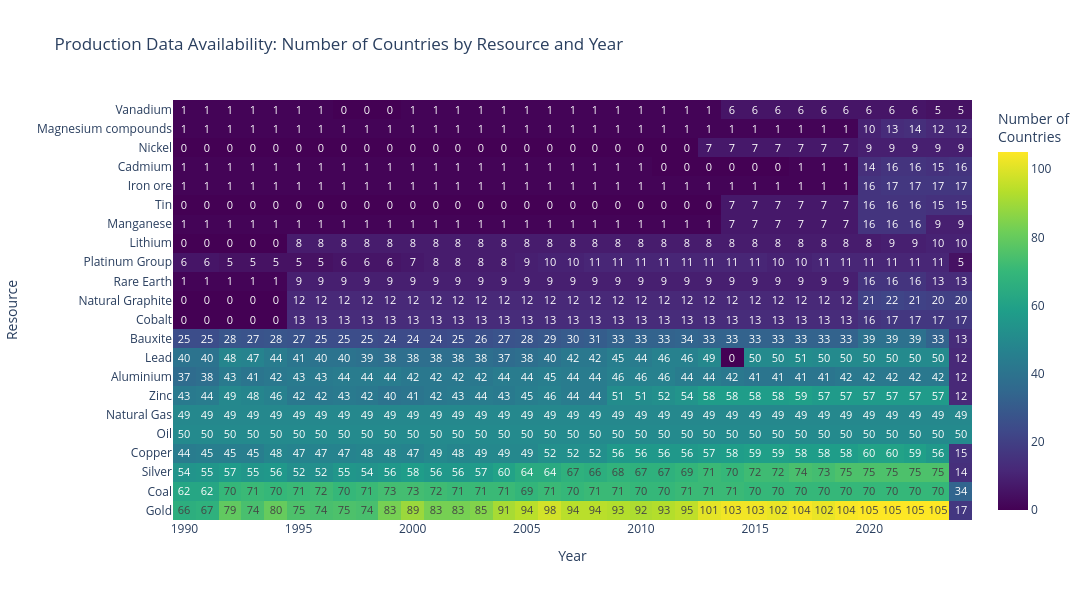
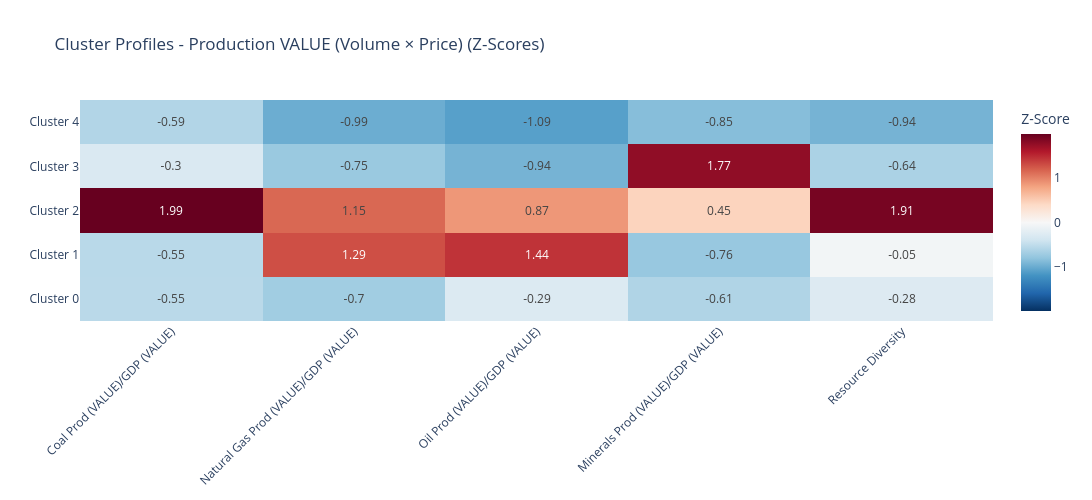
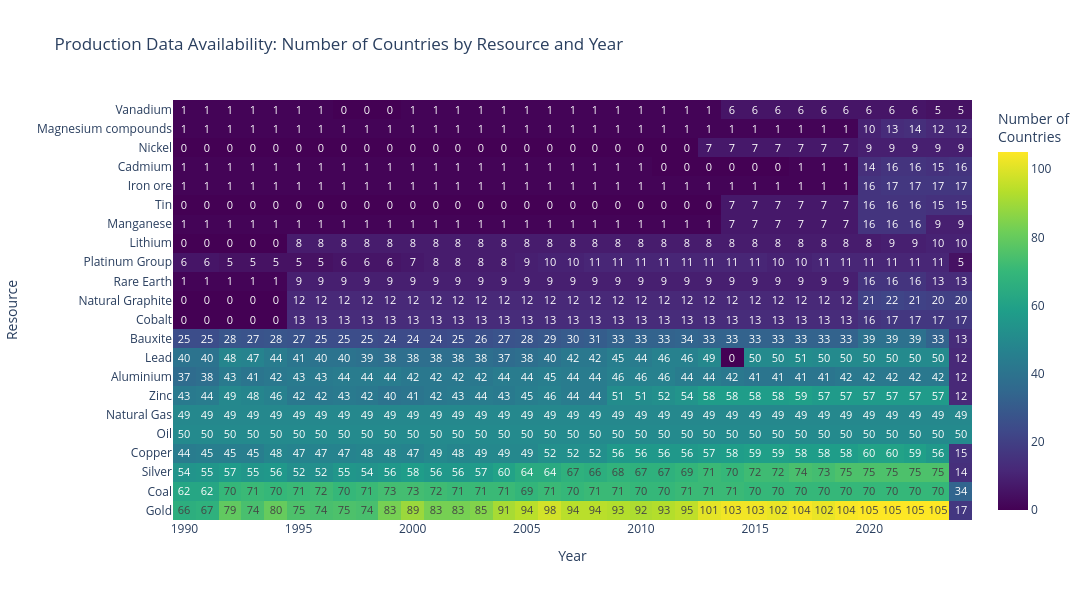

Here is the notebook cell these charts were saved with, in order:
### Code cell
def main(find_optimal_k=False, use_prices=True):
    """Run clustering with NR_final.csv dataset."""
    
    config = Config(
        resources_path="https://raw.githubusercontent.com/AyaanTigdikar/Capstone/7b651cc0ba93cc9af63ff3cefd255e75913edf4e/workingdata/NR_final.csv",
        master_data_path="https://raw.githubusercontent.com/AyaanTigdikar/Capstone/7b651cc0ba93cc9af63ff3cefd255e75913edf4e/workingdata/master_data_wide.csv",
        prices_path="https://raw.githubusercontent.com/AyaanTigdikar/Capstone/b17c7dd1bed02b0244a7f8cd3126c27206744b47/workingdata/natural%20resource%20prices.xlsx",
        
        use_prices=use_prices,  
        
        n_clusters=5,
        use_production_for_clustering=True,
        use_reserves_for_clustering=False,
        use_reserves_for_dominance=True,
        
        aggregate_minerals=True,
        normalize_by_gdp=True,
        include_economic_complexity=False,
        include_resource_rents=False,
        
        diversity_threshold_pct=1.0,
        
        year_min=1990,
        year_max=2024,
        master_year=2019
    )
    
    analysis = ResourceClusteringAnalysis(config)
    df = analysis.run(find_optimal_k=find_optimal_k)
    
    figures = analysis.visualize()
    
    # Export with different filenames based on approach
    suffix = "value" if use_prices else "volume"
    analysis.export_results(f"clustering_results_{suffix}.csv")
    
    for name, fig in figures.items():
        fig.show()
        logger.info(f"✅ Displayed {name} visualization")
    
    return analysis

if __name__ == "__main__":
    # Run with production VALUES (production × price)
    print("\n" + "="*80)
    print("RUNNING WITH PRODUCTION VALUES (production × price)")
    print("="*80)
    analysis_value = main(find_optimal_k=False, use_prices=True)
    
    # Run with production VOLUME
    print("\n" + "="*80)
    print("RUNNING WITH PRODUCTION VOLUME")
    print("="*80)
    analysis_volume = main(find_optimal_k=False, use_prices=False)
    
    # Compare results
    print("\n" + "="*80)
    print("COMPARISON")
    print("="*80)
    print(f"\nVALUE approach - Silhouette: {analysis_value.clusterer.metrics['silhouette']:.3f}")
    print(f"VOLUME approach - Silhouette: {analysis_volume.clusterer.metrics['silhouette']:.3f}")

### Figure 1 — Plotly figure (JSON) as saved in the notebook; plotly's stock layout.template omitted (floating-point values rounded to 4 significant figures; data arrays with more than 128 entries replaced by an {"elided": "..."} marker saying what was removed)
{"data": [{"colorbar": {"title": {"text": "Number of<br>Countries"}}, "colorscale": [[0, "#440154"], [0.1111, "#482878"], [0.2222, "#3e4989"], [0.3333, "#31688e"], [0.4444, "#26828e"], [0.5556, "#1f9e89"], [0.6667, "#35b779"], [0.7778, "#6ece58"], [0.8889, "#b5de2b"], [1, "#fde725"]], "hovertemplate": "<b>%{y}</b><br>Year: %{x}<br>Countries: %{z}<extra></extra>", "text": {"elided": "22x35 int values"}, "texttemplate": "%{text}", "type": "heatmap", "x": [1990, 1991, 1992, 1993, 1994, 1995, 1996, 1997, 1998, 1999, 2000, 2001, 2002, 2003, 2004, 2005, 2006, 2007, 2008, 2009, 2010, 2011, 2012, 2013, 2014, 2015, 2016, 2017, 2018, 2019, 2020, 2021, 2022, 2023, 2024], "y": ["Gold", "Coal", "Silver", "Copper", "Oil", "Natural Gas", "Zinc", "Aluminium", "Lead", "Bauxite", "Cobalt", "Natural Graphite", "Rare Earth", "Platinum Group", "Lithium", "Manganese", "Tin", "Iron ore", "Cadmium", "Nickel", "Magnesium compounds", "Vanadium"], "z": {"elided": "22x35 float values"}}], "layout": {"height": 600, "title": {"text": "Production Data Availability: Number of Countries by Resource and Year"}, "width": 1400, "xaxis": {"title": {"text": "Year"}}, "yaxis": {"title": {"text": "Resource"}}}}

### Figure 2 — Plotly figure (JSON) as saved in the notebook; plotly's stock layout.template omitted (floating-point values rounded to 4 significant figures)
{"data": [{"colorbar": {"title": {"text": "Z-Score"}}, "colorscale": [[0, "rgb(5,48,97)"], [0.1, "rgb(33,102,172)"], [0.2, "rgb(67,147,195)"], [0.3, "rgb(146,197,222)"], [0.4, "rgb(209,229,240)"], [0.5, "rgb(247,247,247)"], [0.6, "rgb(253,219,199)"], [0.7, "rgb(244,165,130)"], [0.8, "rgb(214,96,77)"], [0.9, "rgb(178,24,43)"], [1, "rgb(103,0,31)"]], "hovertemplate": "<b>%{y}</b><br>%{x}<br>Z: %{z:.2f}<extra></extra>", "text": [[-0.55, -0.7, -0.29, -0.61, -0.28], [-0.55, 1.29, 1.44, -0.76, -0.05], [1.99, 1.15, 0.87, 0.45, 1.91], [-0.3, -0.75, -0.94, 1.77, -0.64], [-0.59, -0.99, -1.09, -0.85, -0.94]], "texttemplate": "%{text}", "type": "heatmap", "x": ["Coal Prod (VALUE)/GDP (VALUE)", "Natural Gas Prod (VALUE)/GDP (VALUE)", "Oil Prod (VALUE)/GDP (VALUE)", "Minerals Prod (VALUE)/GDP (VALUE)", "Resource Diversity"], "y": ["Cluster 0", "Cluster 1", "Cluster 2", "Cluster 3", "Cluster 4"], "z": [[-0.5452, -0.7022, -0.2878, -0.6085, -0.2764], [-0.5466, 1.287, 1.443, -0.7586, -0.05355], [1.99, 1.149, 0.8745, 0.4471, 1.906], [-0.3045, -0.7482, -0.9369, 1.77, -0.6371], [-0.5935, -0.9854, -1.092, -0.8497, -0.939]], "zmid": 0}], "layout": {"height": 500, "title": {"text": "Cluster Profiles - Production VALUE (Volume × Price) (Z-Scores)"}, "width": 1400, "xaxis": {"tickangle": -45}}}

### Figure 3 — Plotly figure (JSON) as saved in the notebook; plotly's stock layout.template omitted (floating-point values rounded to 4 significant figures; data arrays with more than 128 entries replaced by an {"elided": "..."} marker saying what was removed)
{"data": [{"colorbar": {"title": {"text": "Number of<br>Countries"}}, "colorscale": [[0, "#440154"], [0.1111, "#482878"], [0.2222, "#3e4989"], [0.3333, "#31688e"], [0.4444, "#26828e"], [0.5556, "#1f9e89"], [0.6667, "#35b779"], [0.7778, "#6ece58"], [0.8889, "#b5de2b"], [1, "#fde725"]], "hovertemplate": "<b>%{y}</b><br>Year: %{x}<br>Countries: %{z}<extra></extra>", "text": {"elided": "22x35 int values"}, "texttemplate": "%{text}", "type": "heatmap", "x": [1990, 1991, 1992, 1993, 1994, 1995, 1996, 1997, 1998, 1999, 2000, 2001, 2002, 2003, 2004, 2005, 2006, 2007, 2008, 2009, 2010, 2011, 2012, 2013, 2014, 2015, 2016, 2017, 2018, 2019, 2020, 2021, 2022, 2023, 2024], "y": ["Gold", "Coal", "Silver", "Copper", "Oil", "Natural Gas", "Zinc", "Aluminium", "Lead", "Bauxite", "Cobalt", "Natural Graphite", "Rare Earth", "Platinum Group", "Lithium", "Manganese", "Tin", "Iron ore", "Cadmium", "Nickel", "Magnesium compounds", "Vanadium"], "z": {"elided": "22x35 float values"}}], "layout": {"height": 600, "title": {"text": "Production Data Availability: Number of Countries by Resource and Year"}, "width": 1400, "xaxis": {"title": {"text": "Year"}}, "yaxis": {"title": {"text": "Resource"}}}}
